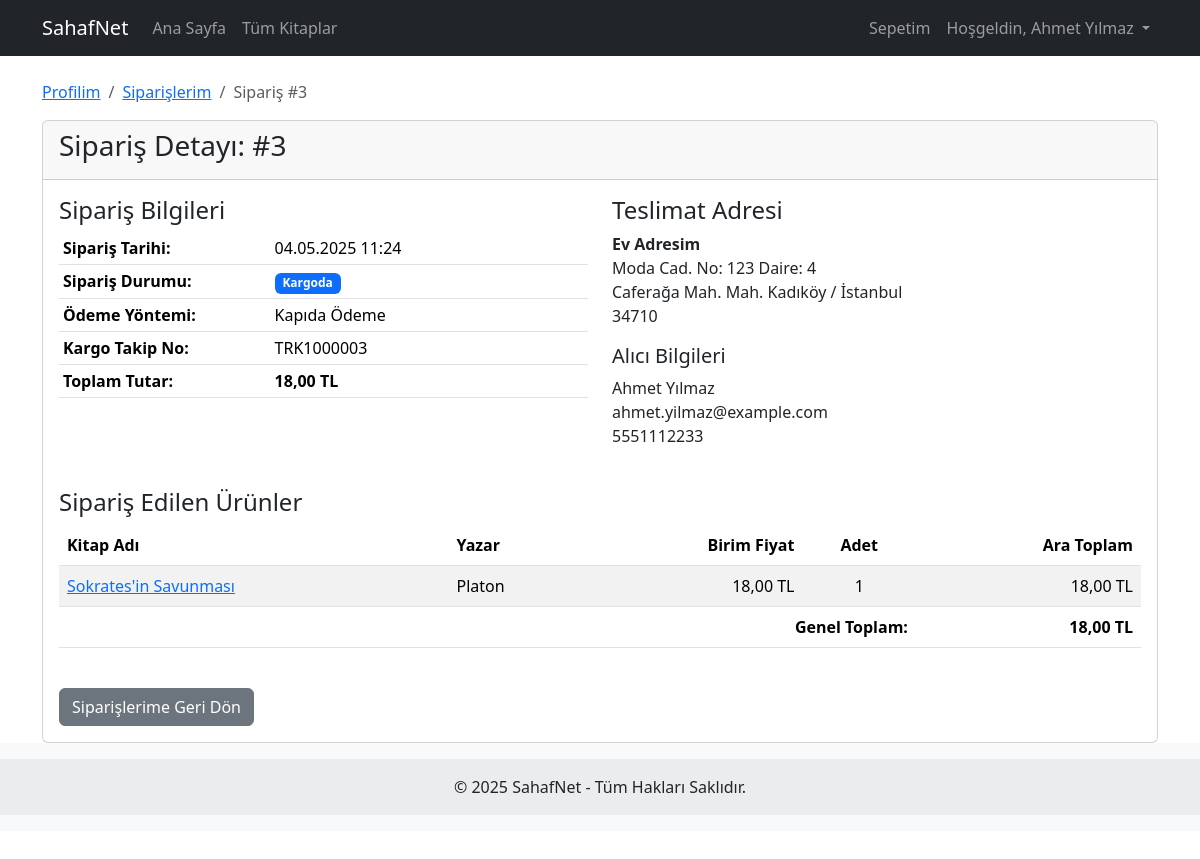
Page /siparis_detay.php?id=3 (signed in) on the committed database.
### tables this page shows
CREATE TABLE `kullanicilar` (
  `KullaniciID` int NOT NULL,
  `Ad` varchar(100) NOT NULL,
  `Soyad` varchar(100) NOT NULL,
  `Eposta` varchar(255) NOT NULL,
  `SifreHash` varchar(255) NOT NULL,
  `TelefonNo` varchar(20) DEFAULT NULL,
  `KayitTarihi` timestamp NULL DEFAULT CURRENT_TIMESTAMP,
  `SonGirisTarihi` timestamp NULL DEFAULT NULL,
  `AktifMi` tinyint(1) DEFAULT '1'
);

CREATE TABLE `siparisler` (
  `SiparisID` int NOT NULL,
  `AliciKullaniciID` int NOT NULL,
  `TeslimatAdresID` int NOT NULL,
  `SiparisTarihi` timestamp NULL DEFAULT CURRENT_TIMESTAMP,
  `ToplamTutar` decimal(10,2) NOT NULL,
  `SiparisDurumu` varchar(50) NOT NULL DEFAULT 'Ödeme Bekleniyor',
  `OdemeYontemi` varchar(50) DEFAULT NULL,
  `KargoTakipNo` varchar(100) DEFAULT NULL
);

CREATE TABLE `adresler` (
  `AdresID` int NOT NULL,
  `KullaniciID` int NOT NULL,
  `AdresBasligi` varchar(100) NOT NULL,
  `Il` varchar(50) NOT NULL,
  `Ilce` varchar(50) NOT NULL,
  `Mahalle` varchar(100) DEFAULT NULL,
  `AcikAdres` text NOT NULL,
  `PostaKodu` varchar(10) DEFAULT NULL
);

CREATE TABLE `siparisdetaylari` (
  `SiparisDetayID` int NOT NULL,
  `SiparisID` int NOT NULL,
  `KitapID` int NOT NULL,
  `Adet` int NOT NULL DEFAULT '1',
  `BirimFiyat` decimal(10,2) NOT NULL
);

CREATE TABLE `kitaplar` (
  `KitapID` int NOT NULL,
  `SatıcıKullaniciID` int NOT NULL,
  `KategoriID` int NOT NULL,
  `KitapAdi` varchar(255) NOT NULL,
  `YazarAdi` varchar(255) NOT NULL,
  `ISBN` varchar(20) DEFAULT NULL,
  `YayinEvi` varchar(100) DEFAULT NULL,
  `BaskiYili` int DEFAULT NULL,
  `SayfaSayisi` int DEFAULT NULL,
  `Kondisyon` varchar(50) NOT NULL,
  `Aciklama` text,
  `Fiyat` decimal(10,2) NOT NULL,
  `StokAdedi` int NOT NULL DEFAULT '1',
  `ListelemeTarihi` timestamp NULL DEFAULT CURRENT_TIMESTAMP,
  `GuncellemeTarihi` timestamp NULL DEFAULT NULL ON UPDATE CURRENT_TIMESTAMP,
  `Durum` varchar(50) NOT NULL DEFAULT 'Satışta',
  `KapakFotografiURL` varchar(500) DEFAULT NULL
);

### siparis_detay.php (the view, shortened to what this page needs)
<?php
require_once 'includes/header.php';
$siparis_id = null;
if (isset($_GET['id']) && is_numeric($_GET['id'])) {
    $siparis_id = intval($_GET['id']);
} else {
    $_SESSION['error_message'] = "Geçersiz sipariş ID'si.";
    header("Location: " . $base_url . "profil.php#siparislerim");
    exit();
}
$siparis_ana_bilgiler = null;
$siparis_urunleri = [];
try {
    $stmt_siparis_ana = $db->prepare("CALL sp_SiparisGetirByID(:p_SiparisID, :p_AliciKullaniciID)");
    $stmt_siparis_ana->bindParam(':p_SiparisID', $siparis_id, PDO::PARAM_INT);
    $stmt_siparis_ana->bindParam(':p_AliciKullaniciID', $current_user_id, PDO::PARAM_INT);
    $stmt_siparis_ana->execute();
    $siparis_ana_bilgiler = $stmt_siparis_ana->fetch();
    $stmt_urunler = $db->prepare("CALL sp_SiparisDetaylariniGetir(:p_SiparisID)");
    $stmt_urunler->bindParam(':p_SiparisID', $siparis_id, PDO::PARAM_INT);
    $stmt_urunler->execute();
    $siparis_urunleri = $stmt_urunler->fetchAll();
} catch (PDOException $e) {
    error_log("Sipariş detay sayfası - Veri çekme hatası: " . $e->getMessage());
    $_SESSION['error_message'] = "Sipariş detayları yüklenirken bir sorun oluştu.";
    header("Location: " . $base_url . "profil.php#siparislerim");
    exit();
}
?>
<div class="row">
    <div class="col-12">
        <nav aria-label="breadcrumb">
            <ol class="breadcrumb">
                <li class="breadcrumb-item"><a href="<?php echo htmlspecialchars($base_url . 'profil.php'); ?>">Profilim</a></li>
                <li class="breadcrumb-item"><a href="<?php echo htmlspecialchars($base_url . 'profil.php#siparislerim'); ?>">Siparişlerim</a></li>
                <li class="breadcrumb-item active" aria-current="page">Sipariş #<?php echo htmlspecialchars($siparis_ana_bilgiler['SiparisID']); ?></li>
            </ol>
        </nav>
        <div class="card">
            <div class="card-header">
                <h3>Sipariş Detayı: #<?php echo htmlspecialchars($siparis_ana_bilgiler['SiparisID']); ?></h3>
            </div>
            <div class="card-body">
                <div class="row mb-4">
                    <div class="col-md-6">
                        <h4>Sipariş Bilgileri</h4>
                        <table class="table table-sm">
                            <tr>
                                <th style="width: 40%;">Sipariş Tarihi:</th>
                                <td><?php echo date("d.m.Y H:i", strtotime($siparis_ana_bilgiler['SiparisTarihi'])); ?></td>
                            </tr>
                            <tr>
                                <th>Sipariş Durumu:</th>
                                <td><span class="badge bg-primary"><?php echo htmlspecialchars($siparis_ana_bilgiler['SiparisDurumu']); ?></span></td>
                            </tr>
                            <tr>
                                <th>Ödeme Yöntemi:</th>
                                <td><?php echo htmlspecialchars($siparis_ana_bilgiler['OdemeYontemi'] ?: '-'); ?></td>
                            </tr>
                            <tr>
                                <th>Kargo Takip No:</th>
                                <td><?php echo htmlspecialchars($siparis_ana_bilgiler['KargoTakipNo'] ?: '-'); ?></td>
                            </tr>
                            <tr>
                                <th>Toplam Tutar:</th>
                                <td><strong><?php echo htmlspecialchars(number_format($siparis_ana_bilgiler['ToplamTutar'], 2, ',', '.')) . ' TL'; ?></strong></td>
                            </tr>
                        </table>
                    </div>
                    <div class="col-md-6">
                        <h4>Teslimat Adresi</h4>
                        <p>
                            <strong><?php echo htmlspecialchars($siparis_ana_bilgiler['AdresBasligi']); ?></strong><br>
                            <?php echo htmlspecialchars($siparis_ana_bilgiler['AcikAdres']); ?><br>
                            <?php echo htmlspecialchars($siparis_ana_bilgiler['Mahalle'] ? $siparis_ana_bilgiler['Mahalle'] . ' Mah. ' : ''); ?>
                            <?php echo htmlspecialchars($siparis_ana_bilgiler['Ilce'] . ' / ' . $siparis_ana_bilgiler['Il']); ?><br>
                            <?php echo htmlspecialchars($siparis_ana_bilgiler['PostaKodu'] ?: ''); ?>
                        </p>
                        <h5>Alıcı Bilgileri</h5>
                        <p>
                            <?php echo htmlspecialchars($siparis_ana_bilgiler['AliciAdSoyad']); ?><br>
                            <?php echo htmlspecialchars($siparis_ana_bilgiler['AliciEposta']); ?><br>
                            <?php echo htmlspecialchars($siparis_ana_bilgiler['AliciTelefon'] ?: '-'); ?>
                        </p>
                    </div>
                </div>
                <h4>Sipariş Edilen Ürünler</h4>
                <?php if (!empty($siparis_urunleri)): ?>
                    <div class="table-responsive">
                        <table class="table table-striped">
                            <thead>
                                <tr>
                                    <th>Kitap Adı</th>
                                    <th>Yazar</th>
                                    <th class="text-end">Birim Fiyat</th>
                                    <th class="text-center">Adet</th>
                                    <th class="text-end">Ara Toplam</th>
                                </tr>
                            </thead>
                            <tbody>
                                <?php
                                $genel_toplam_kontrol = 0;
                                foreach ($siparis_urunleri as $urun):
                                    $ara_toplam = $urun['Adet'] * $urun['BirimFiyat'];
                                    $genel_toplam_kontrol += $ara_toplam;
                                ?>
                                    <tr>
                                        <td>
                                            <a href="<?php echo htmlspecialchars($base_url . 'kitap_detay.php?id=' . $urun['KitapID']); ?>">
                                                <?php echo htmlspecialchars($urun['KitapAdi']); ?>
                                            </a>
                                        </td>
                                        <td><?php echo htmlspecialchars($urun['YazarAdi']); ?></td>
                                        <td class="text-end"><?php echo htmlspecialchars(number_format($urun['BirimFiyat'], 2, ',', '.')) . ' TL'; ?></td>
                                        <td class="text-center"><?php echo htmlspecialchars($urun['Adet']); ?></td>
                                        <td class="text-end"><?php echo htmlspecialchars(number_format($ara_toplam, 2, ',', '.')) . ' TL'; ?></td>
                                    </tr>
                                <?php endforeach; ?>
                            </tbody>
                            <tfoot>
                                <tr>
                                    <th colspan="4" class="text-end">Genel Toplam:</th>
                                    <td class="text-end"><strong><?php echo htmlspecialchars(number_format($genel_toplam_kontrol, 2, ',', '.')) . ' TL'; ?></strong></td>
                                </tr>
                            </tfoot>
                        </table>
                    </div>
                <?php else: ?>
                    <p>Bu siparişe ait ürün bulunamadı.</p>
                <?php endif; ?>
                 <div class="mt-4">
                    <a href="<?php echo htmlspecialchars($base_url . 'profil.php#siparislerim'); ?>" class="btn btn-secondary">Siparişlerime Geri Dön</a>
                </div>
            </div>
        </div>
    </div>
</div>
<?php
require_once 'includes/footer.php';
?>

### includes/header.php (shortened to what this page needs)
<?php
require_once 'database.php';
$base_url = "/sahafnet/";
$current_user_id = isset($_SESSION['user_id']) ? $_SESSION['user_id'] : null;
$current_user_name = '';
if ($current_user_id) {
    try {
        $stmt_user_info = $db->prepare("SELECT Ad, Soyad FROM Kullanicilar WHERE KullaniciID = :kullanici_id");
        $stmt_user_info->bindParam(':kullanici_id', $current_user_id);
        $stmt_user_info->execute();
        $user = $stmt_user_info->fetch();
        if ($user) {
            $current_user_name = htmlspecialchars($user['Ad'] . ' ' . $user['Soyad']);
        }
    } catch (PDOException $e) {
        error_log("Kullanıcı adı alınırken hata (header.php): " . $e->getMessage());
    }
}
?>
<!DOCTYPE html>
<html lang="tr">
<head>
    <link href="https://cdn.jsdelivr.net/npm/bootstrap@5.3.3/dist/css/bootstrap.min.css" rel="stylesheet">
    <link rel="stylesheet" href="https://cdnjs.cloudflare.com/ajax/libs/font-awesome/5.15.4/css/all.min.css" />
    <link rel="stylesheet" href="<?php echo htmlspecialchars($base_url); ?>css/style.css">
</head>
<body>
<nav class="navbar navbar-expand-lg navbar-dark bg-dark mb-4">
  <div class="container">
    <a class="navbar-brand" href="<?php echo htmlspecialchars($base_url); ?>index.php">SahafNet</a>
    <div class="collapse navbar-collapse" id="navbarNav">
      <ul class="navbar-nav me-auto mb-2 mb-lg-0">
        <li class="nav-item">
          <a class="nav-link <?php echo (basename($_SERVER['PHP_SELF']) == 'index.php' ? 'active' : ''); ?>" href="<?php echo htmlspecialchars($base_url); ?>index.php">Ana Sayfa</a>
        </li>
        <li class="nav-item">
          <a class="nav-link <?php echo (basename($_SERVER['PHP_SELF']) == 'kitaplar.php' ? 'active' : ''); ?>" href="<?php echo htmlspecialchars($base_url); ?>kitaplar.php">Tüm Kitaplar</a>
        </li>
      </ul>
      <ul class="navbar-nav ms-auto">
        <li class="nav-item">
            <a class="nav-link" href="<?php echo htmlspecialchars($base_url); ?>sepet.php">
                Sepetim
            </a>
        </li>
        <?php if ($current_user_id): ?>
            <li class="nav-item dropdown">
                <a class="nav-link dropdown-toggle" href="#" id="navbarDropdownUser" role="button" data-bs-toggle="dropdown" aria-expanded="false">
                    Hoşgeldin, <?php echo $current_user_name; ?>
                </a>
            </li>
        <?php endif; ?>
      </ul>
    </div>
  </div>
</nav>
<div class="container mt-4">

### css/style.css (style rules this page uses)
body { padding-bottom: 100px; }

### rows in the picture
kullanicilar: current_user_name "Ahmet Yılmaz"
siparisler: SiparisID "3", SiparisTarihi "04.05.2025 11:24", SiparisDurumu "Kargoda", OdemeYontemi "Kapıda Ödeme", KargoTakipNo "TRK1000003", ToplamTutar "18,00", TeslimatAdresID.AdresBasligi "Ev Adresim", TeslimatAdresID.AcikAdres "Moda Cad. No: 123 Daire: 4", TeslimatAdresID.Mahalle "Caferağa Mah. Mah.", TeslimatAdresID.Il "Kadıköy / İstanbul", TeslimatAdresID.PostaKodu "34710", AliciKullaniciID.Eposta "ahmet.yilmaz@example.com", AliciKullaniciID.TelefonNo "5551112233"
siparisdetaylari: KitapID.KitapAdi "Sokrates'in Savunması", KitapID.YazarAdi "Platon", BirimFiyat "18,00", Adet "1", ara_toplam "18,00"

### other values in the picture
$siparis_ana_bilgiler['AliciAdSoyad'] "Ahmet Yılmaz"
$genel_toplam_kontrol "18,00"
